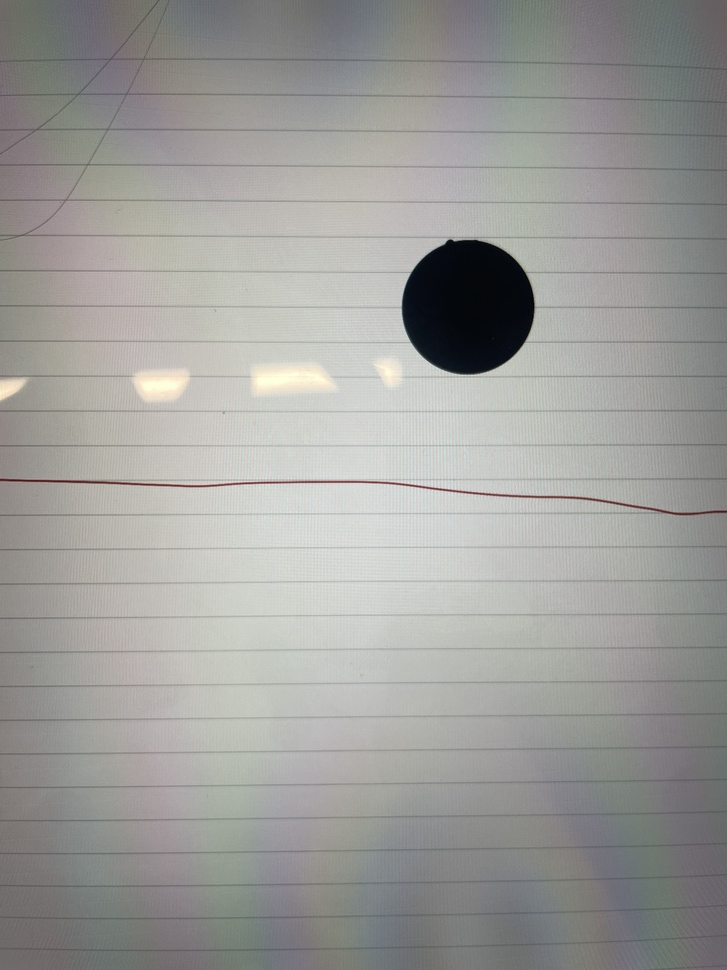
#> input picture hockey1.jpg, 727 x 970 px, shrunk from 3024 x 4032 before the run, given in place of the camera
$ jupyter execute objectDetect.ipynb   (text cells are left out)
#> lines starting #> are read from the running program, lines starting #| are printed output that depends on the picture; after the words box and inside, x2 and y2 are one past the last pixel; in counts of white or black regions, pixels touching at a corner belong together
#> in main, frame is the input picture: shape (970, 727, 3); mean B, G, R 153.6, 156.4, 156.6
[cell 1]
import cv2
import apriltag
import numpy as np
import time

[cell 2]
def detect_puck_position(frame, lower_color, upper_color):
    if frame is None:
        print("Error: Invalid frame.")
        return None, None

    mask = cv2.inRange(frame, lower_color, upper_color)
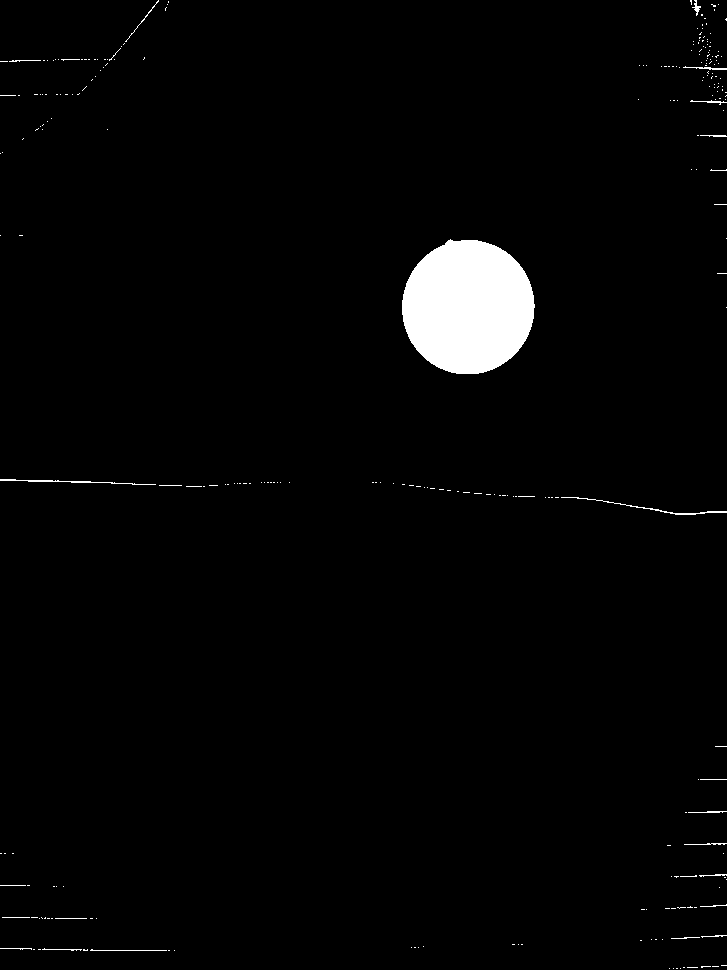
#> mask: shape (970, 727); 2.3% white; 268 white regions (244 under 20 px)

    contours, _ = cv2.findContours(mask, cv2.RETR_EXTERNAL, cv2.CHAIN_APPROX_SIMPLE)
#> contours = 268 contours, 263 with area under 20; largest, box (x1, y1, x2, y2) and area: (402, 239, 535, 374) 13821, (561, 497, 727, 515) 72, (0, 479, 156, 485) 68, (692, 0, 701, 16) 30, (683, 66, 727, 70) 30

    if contours:
        # assume largest contour is the puck
        largest_contour = max(contours, key=cv2.contourArea)
#> largest_contour = contour of 189 points, box (x1, y1, x2, y2) (402, 239, 535, 374), area 13821

        if cv2.contourArea(largest_contour) > 100:  # Filter out noise
            (x, y), radius = cv2.minEnclosingCircle(largest_contour)
#> x = 466.5; y = 305.5; radius = 68.52
            center = (int(x), int(y))
#> center = (466, 305)

            # Draw a point at the center of the puck
            cv2.circle(frame, center, 25, (0, 255, 0), -1)
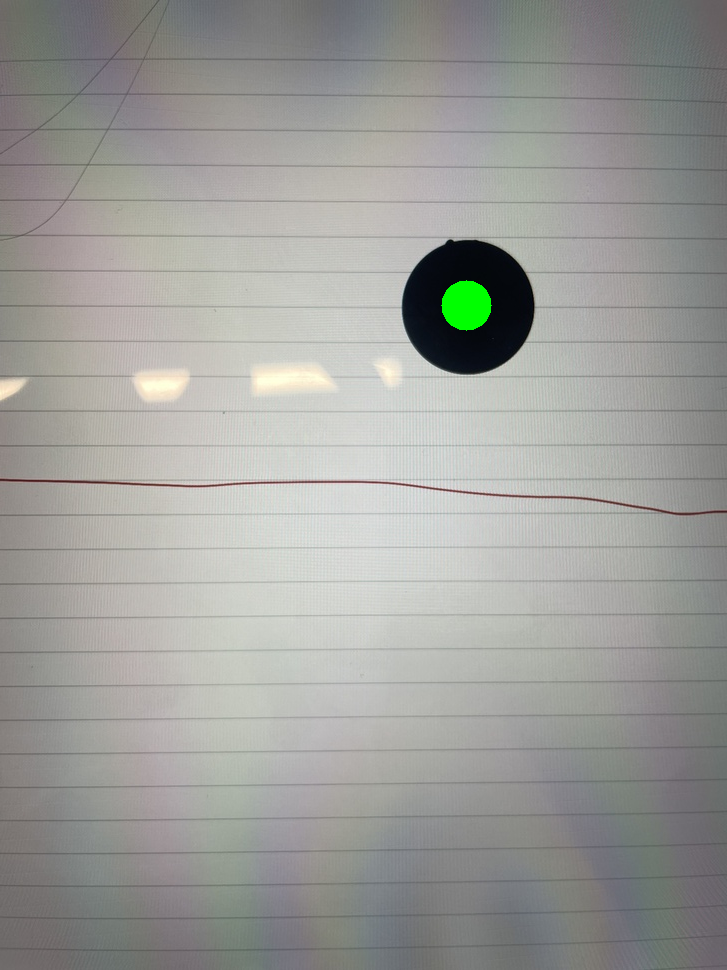
#> frame: shape (970, 727, 3); 0.28% of pixels changed, all inside (x1, y1, x2, y2) = (441, 280, 492, 331)
            return center, frame

    return None, frame

[cell 3]
def main():
    #black puck range
    lower_color = np.array([0, 0, 0])
    upper_color = np.array([100, 100, 100])

    cap = cv2.VideoCapture(0)

    if not cap.isOpened():
        print("Error: Could not open webcam. Try changing the device index.")
        return

    print("Starting puck detection. Press 'q' to quit.")


    fps_start_time = time.time()
    time_start = fps_start_time
    fps_frame_count = 0
    fps = 0

    while True:
        ret, frame = cap.read()
        if not ret:
            print("Error: Can't receive frame. Exiting...")
            break

        puck_position, processed_frame = detect_puck_position(frame, lower_color, upper_color)
#> puck_position = (466, 305)

        # Calculate and display FPS
        fps_frame_count += 1
        if (time.time() - fps_start_time) > 1:
            fps = fps_frame_count / (time.time() - fps_start_time)
            fps_frame_count = 0
            fps_start_time = time.time()

        # Display position information on the frame
        if puck_position:
            position_text = f"Position: {puck_position}, Time: {time.time() - time_start:.2f}"
            print(position_text)
#| Position: (466, 305), Time: 0.28
            cv2.putText(processed_frame, position_text, (10, 30),
                        cv2.FONT_HERSHEY_SIMPLEX, 0.7, (0, 255, 0), 2)
        else:
            cv2.putText(processed_frame, "No puck detected", (10, 30),
                        cv2.FONT_HERSHEY_SIMPLEX, 0.7, (0, 0, 255), 2)

        cv2.putText(processed_frame, f"FPS: {fps:.1f}", (10, 60),
                    cv2.FONT_HERSHEY_SIMPLEX, 0.7, (255, 0, 0), 2)
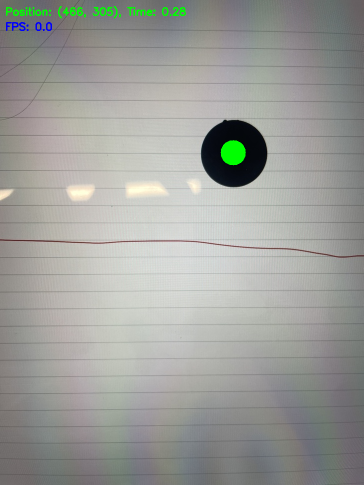
#> processed_frame: shape (970, 727, 3) (shown at 1/2 size); mean B, G, R 153.3, 157.5, 156.1

        # Display the mask to help with debugging color thresholds
        mask = cv2.inRange(frame, lower_color, upper_color)
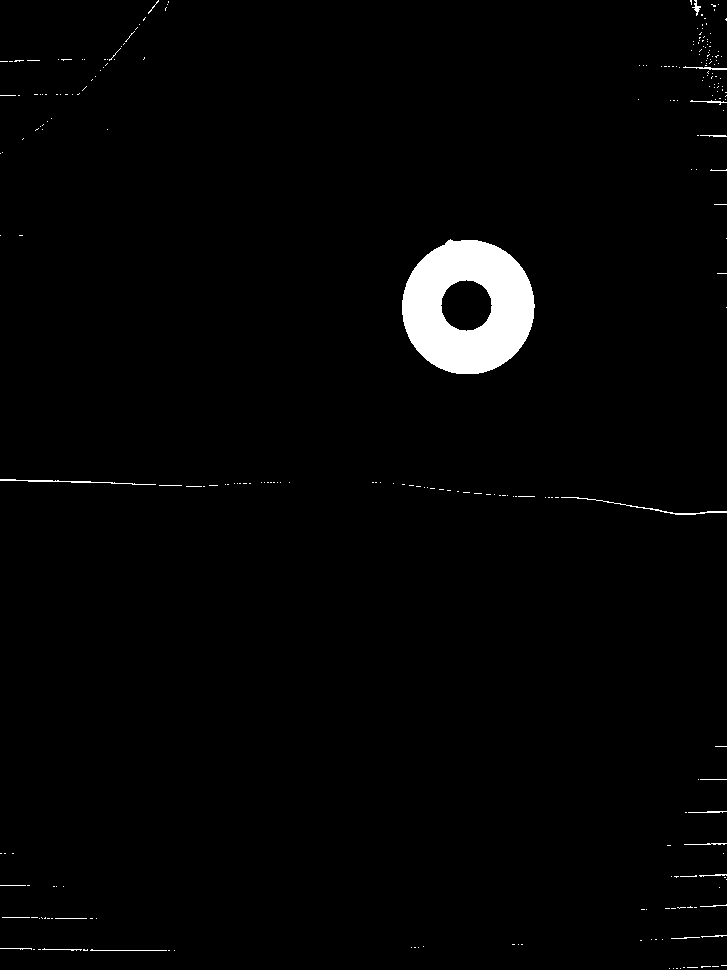
#> mask: shape (970, 727); 2% white; 267 white regions (245 under 20 px), largest, box (x1, y1, x2, y2) and area: (402, 239, 535, 374) 12049, (561, 497, 727, 515) 239, (0, 479, 156, 485) 225
        cv2.imshow("Mask", mask)

        # Display the resulting frame
        cv2.imshow("Puck Detection", processed_frame)

        # Break the loop when 'q' is pressed
        if cv2.waitKey(1) & 0xFF == ord('q'):
#> (key q is pressed here)
            break

    # When everything is done, release the capture
    if cap.isOpened():
        cap.release()
    cv2.destroyAllWindows()
    cv2.waitKey(1)

if __name__ == "__main__":
    main()
